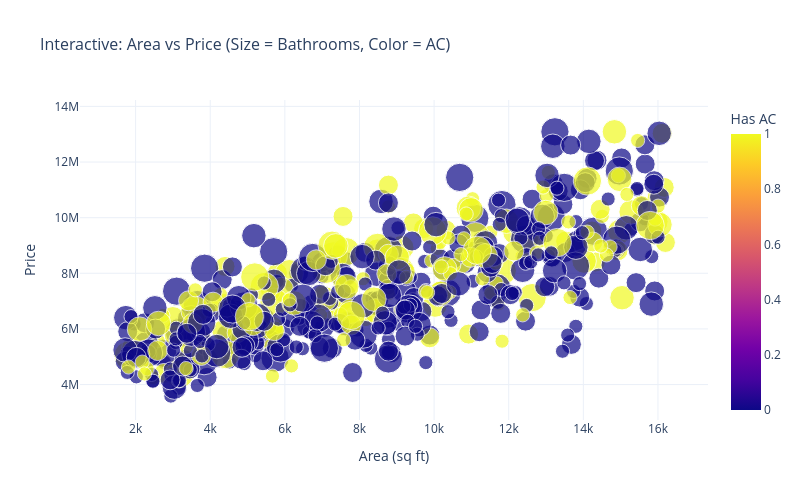

This figure's notebook cell:
### Markdown cell above
### 7.7 Interactive Visualizations (Extra Credit)

Interactive plots using **Plotly** for enhanced data exploration.

### Code cell
# Interactive scatter: Area vs Price with hover details
fig = px.scatter(df, x='area', y='price', color='airconditioning',
                 size='bathrooms', hover_data=['bedrooms', 'stories', 'parking'],
                 color_discrete_map={1: '#e74c3c', 0: '#3498db'},
                 labels={'area': 'Area (sq ft)', 'price': 'Price', 'airconditioning': 'Has AC'},
                 title='Interactive: Area vs Price (Size = Bathrooms, Color = AC)')
fig.update_layout(template='plotly_white', width=800, height=500, title_font_size=16)
fig.show()

### Figure 1 — Plotly figure (JSON) as saved in the notebook; plotly's stock layout.template omitted (floating-point values rounded to 4 significant figures; data arrays with more than 128 entries replaced by an {"elided": "..."} marker saying what was removed)
{"data": [{"customdata": {"elided": "545x3 int values"}, "hovertemplate": "Area (sq ft)=%{x}<br>Price=%{y}<br>bathrooms=%{marker.size}<br>bedrooms=%{customdata[0]}<br>stories=%{customdata[1]}<br>parking=%{customdata[2]}<br>Has AC=%{marker.color}<extra></extra>", "legendgroup": "", "marker": {"color": {"elided": "545 int values"}, "coloraxis": "coloraxis", "size": {"elided": "545 int values"}, "sizemode": "area", "sizeref": 0.01, "symbol": "circle"}, "mode": "markers", "name": "", "orientation": "v", "showlegend": false, "type": "scatter", "x": {"elided": "545 int values"}, "xaxis": "x", "y": {"elided": "545 int values"}, "yaxis": "y"}], "layout": {"coloraxis": {"colorbar": {"title": {"text": "Has AC"}}, "colorscale": [[0, "#0d0887"], [0.1111, "#46039f"], [0.2222, "#7201a8"], [0.3333, "#9c179e"], [0.4444, "#bd3786"], [0.5556, "#d8576b"], [0.6667, "#ed7953"], [0.7778, "#fb9f3a"], [0.8889, "#fdca26"], [1, "#f0f921"]]}, "height": 500, "legend": {"itemsizing": "constant", "tracegroupgap": 0}, "title": {"font": {"size": 16}, "text": "Interactive: Area vs Price (Size = Bathrooms, Color = AC)"}, "width": 800, "xaxis": {"anchor": "y", "domain": [0, 1], "title": {"text": "Area (sq ft)"}}, "yaxis": {"anchor": "x", "domain": [0, 1], "title": {"text": "Price"}}}}
